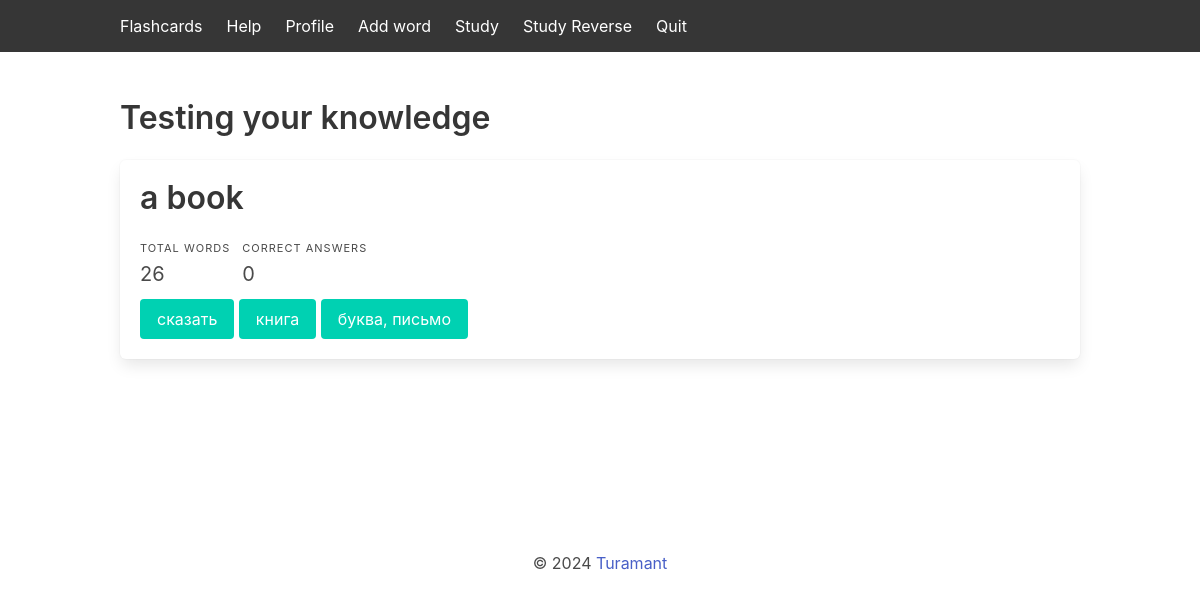
/study (signed in), run on the app's committed database.
### app/models.py (models this page shows)
class Flashcard(db.Model):
    id = db.Column(db.Integer, primary_key=True)
    question = db.Column(db.String(128), nullable=False)
    answer = db.Column(db.String(128), nullable=False)

### app/main/routes.py (the view)
@bp.route('/study', methods=['GET'])
def study():
    all_words = Flashcard.query.all()
    total_words = len(all_words)
    session['total_words'] = total_words
    current_index = session.get('current_index', 0)
    if current_index >= total_words:
        return redirect(url_for('main.finish'))
    flashcard = all_words[current_index]
    question = flashcard.question
    correct_answer = flashcard.answer
    all_answers = [word.answer for word in Flashcard.query.filter(Flashcard.question != question).all()]
    wrong_answers = random.sample(all_answers, 2)
    answer_options = [correct_answer] + wrong_answers
    random.shuffle(answer_options)
    session['current_index'] = current_index + 1
    return render_template('study/study.html', question=question, options=answer_options,
                           correct_answer=correct_answer, total_words=total_words,
                           total_correct=session.get('total_correct', 0),
                           current_index=current_index + 1, username=current_user.username)

### app/__init__.py (called while the page is built)
def create_app(config_class=Config):
    app = Flask(__name__, instance_relative_config=True)
    app.config.from_object(config_class)
    app.config.from_pyfile('config.py')
    db.init_app(app)
    migrate.init_app(app, db)
    login_manager.init_app(app)  # Инициализируем Flask-Login
    from app.models import User  # Импорт User здесь для избежания круговой зависимости
    @login_manager.user_loader
    def load_user(user_id):
        return User.query.get(int(user_id))
    from app.main import bp as main_bp
    from app.auth import auth as auth_blueprint
    app.register_blueprint(main_bp)
    app.register_blueprint(auth_blueprint)
    return app

### app/templates/study/study.html (shortened to what this page needs)
{% extends 'base.html' %}
{% block content %}
<section class="section custom-container">
<div class="container">
    <h1 class="title">Testing your knowledge</h1>
    <div class="box">
        <p class="title">{{ question }}</p>
        <div class="field is-grouped is-grouped-multiline">
            <div class="control">
                <p class="heading">Total words</p>
                <p class="subtitle">{{ total_words }}</p>
            </div>
            <div class="control">
                <p class="heading">Correct answers</p>
                <p class="subtitle">{{ total_correct }}</p>
            </div>
        </div>
        <form id="answerForm" action="{{ url_for('main.check_answer') }}" method="post">
            {% for option in options %}
                <button type="button" class="button is-primary" name="answer" value="{{ option }}" onclick="submitAnswer(this)">{{ option }}</button>
            {% endfor %}
        </form>
    </div>
</div>
</section>
{% endblock %}

### data on the page
Flashcard: question "a book", answer "книга"
Flashcard: answer "сказать"
Flashcard: answer "буква, письмо"

### other printed values
{{ total_words }} "26"
{{ total_correct }} "0"
